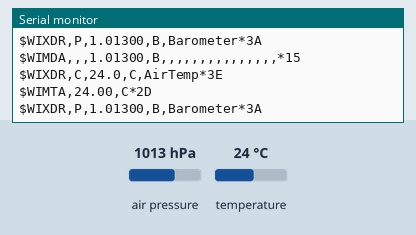
Recording of a sketch running on a simulated Arduino Uno, built with avr-gcc and run on an emulated ATmega328P. On the bench: the last lines printed to the serial monitor. Inputs (shaded band) come from the test bench; at power-on: air pressure 1013 hPa, temperature 24 °C.

Above: at 12.8 s.
12.9 s: air pressure set to 952 hPa
At 16.0 s:
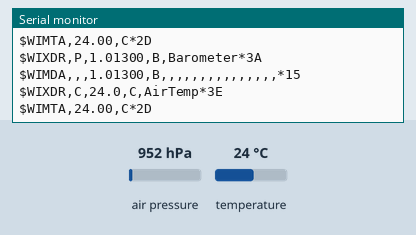
24.5 s: temperature set to 12 °C
At 38.2 s:
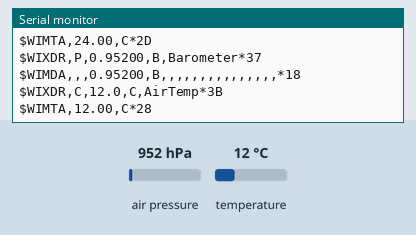
38.5 s: air pressure set to 975 hPa
At 45.5 s:
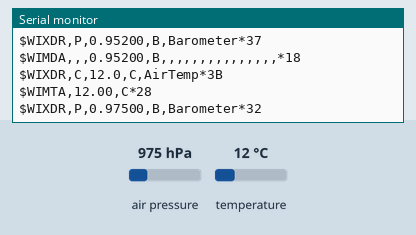
47.6 s: temperature set to 19 °C
At 58.0 s:
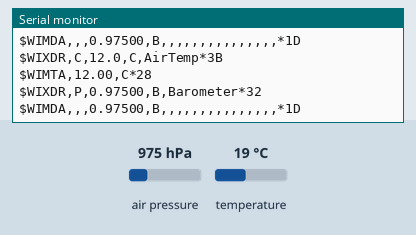
59.6 s: air pressure set to 1025 hPa
At 67.9 s:
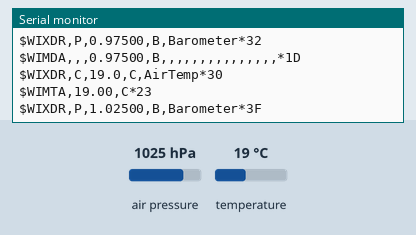
68.6 s: temperature set to 33 °C
At 82.0 s:
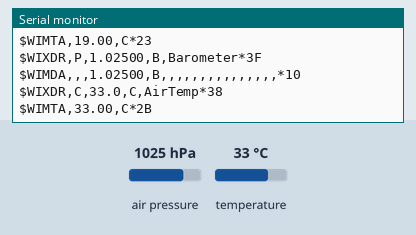
Timing chart, 0 to 83.5 s (numbered marks = the images above; inputs shaded):
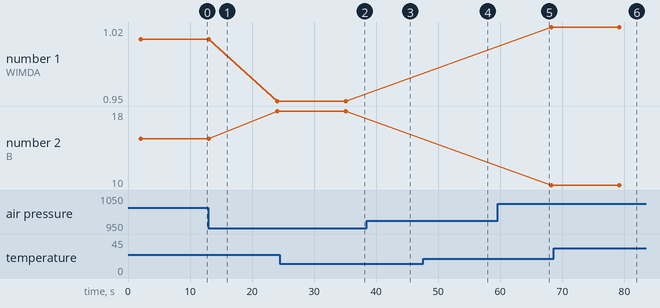

The sketch:

nmea_pressure_temp.ino
```cpp
#include <Wire.h>
#include <SFE_BMP180.h>
#include <stdlib.h>

SFE_BMP180 bmp180;

char pressureXDR[30] = "$WIXDR,P,1.01408,B,Barometer*";
char pressureMDA[35] = "$WIMDA,,,1.00401,B,,,,,,,,,,,,,,,*";
char temperatureXDR[25] = "$WIXDR,C,19.8,C,AirTemp*";
char temperatureMTA[16] = "$WIMTA,19.40,C*";
char pressure[8];
char temperature[6];

void setup() {
  Serial.begin(4800);
  bool success = bmp180.begin();
}

void loop() {

  char status;
  double T, P;
  bool success = false;

  status = bmp180.startTemperature();

  if (status != 0) {
    delay(1000);
    status = bmp180.getTemperature(T);

    if (status != 0) {
      status = bmp180.startPressure(3);

      if (status != 0) {
        delay(status);
        status = bmp180.getPressure(P, T);

        if (status != 0) {
          //Format pressure and temperature readings
          dtostrf(P / 1000, 1, 5, pressure);
          dtostrf(T, 2, 2, temperature);
          for (int idx = 0; idx < 7; idx++) {
            pressureXDR[9 + idx] = pressure[idx];
            pressureMDA[9 + idx] = pressure[idx];
          }
          for (int idx = 0; idx < 4; idx++) {
            temperatureXDR[9 + idx] = temperature[idx];
          }
          for (int idx = 0; idx < 5; idx++) {
            temperatureMTA[7 + idx] = temperature[idx];
          }

          sentencePrinter(pressureXDR,checksumCalculator(pressureXDR,28));
          delay(1000);
          sentencePrinter(pressureMDA,checksumCalculator(pressureMDA,33));
          delay(1000);
          sentencePrinter(temperatureXDR,checksumCalculator(temperatureXDR,23));
          delay(1000);
          sentencePrinter(temperatureMTA,checksumCalculator(temperatureMTA,14));
        }
      }
    }
  }
  delay(7000);
}

int checksumCalculator(char *sentence, int sentenceLength) {
  int checksum = 0;
  for ( int idx = 1; idx < sentenceLength; idx++) {
    checksum ^= sentence[idx];
  }
  return checksum;
}

int sentencePrinter(char *sentence, int checksum) {
  Serial.print(sentence);
  if (checksum > 15) {
    Serial.println(checksum, HEX);
  } else {
    Serial.print(0);
    Serial.println(checksum, HEX);
  }
  return 0;
}
```

Measured:
- after the input at 24.5 s, the serial monitor: prints a new line after 11.6 s (image 2)
- after the input at 38.5 s, the serial monitor: prints a new line after 6.6 s (image 3)
- after the input at 59.6 s, the serial monitor: prints a new line after 7.6 s (image 5)
- after the input at 68.6 s, the serial monitor: prints a new line after 11.6 s (image 6)
- plotted number 1: 1.01 → 0.95 after the input at 12.9 s, 0.95 → 1.02 after the input at 59.6 s
- plotted number 2: 15 → 18 after the input at 12.9 s, 18 → 10 after the input at 59.6 s
